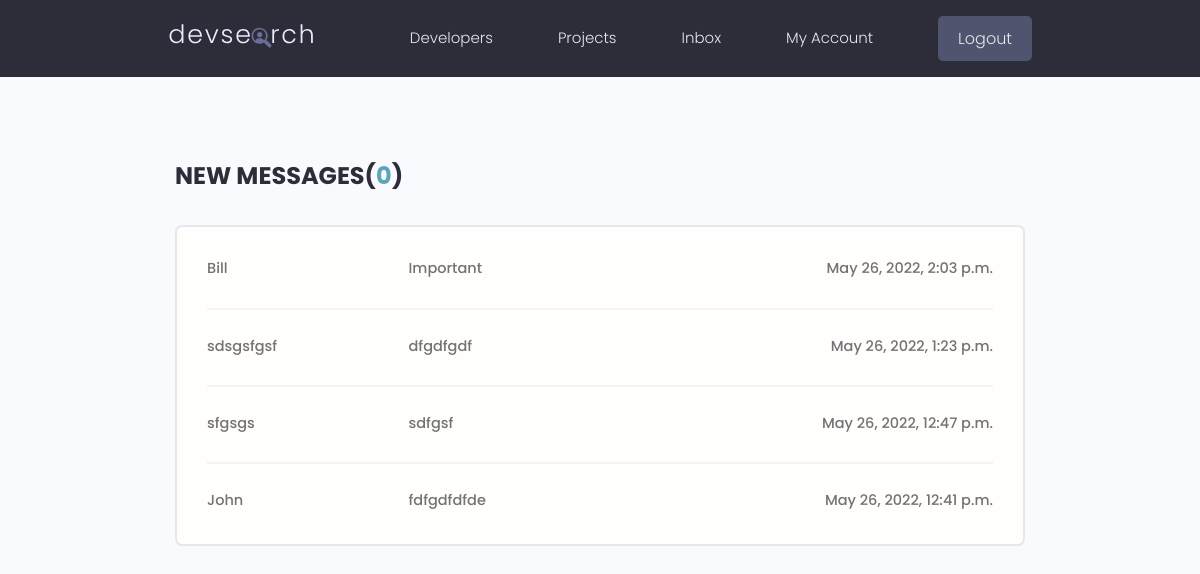
The page /inbox/ (signed in) on the database its author committed.
### users/models.py (models this page shows, shortened)
class Message(models.Model):
    sender = models.ForeignKey(
        Profile, on_delete=models.SET_NULL, null=True, blank=True)
    recipient = models.ForeignKey(
        Profile, on_delete=models.SET_NULL, null=True, blank=True, related_name='messages')
    name = models.CharField(max_length=200, null=True, blank=True)
    email = models.EmailField(max_length=500, null=True, blank=True)
    subject = models.CharField(max_length=500, null=True, blank=True)
    body = models.TextField()
    isRead = models.BooleanField(default=False, null=True)
    created = models.DateTimeField(auto_now_add=True)
    id = models.UUIDField(default=uuid.uuid4, unique=True,
                          editable=False, primary_key=True)
    class Meta:
        ordering = ['isRead', '-created']

### users/views.py (the view)
# urls.py: path('inbox/', inbox, name='inbox'),
@login_required(login_url='login')
def inbox(request):
    profile = request.user.profile
    messageRequests = profile.messages.all()
    unReadCount = messageRequests.filter(isRead=False).count()
    context = {'messageRequests': messageRequests, 'unReadCount': unReadCount}
    return render(request, 'users/inbox.html', context)

### users/templates/users/inbox.html
{% extends 'main.html' %}
{% block content %}
  <main class="inbox my-xl">
    <div class="content-box">
      <h3 class="inbox__title">New Messages(<span>{{unReadCount}}</span>)</h3>
      <ul class="messages">
        {% for message in messageRequests %}
          {% if message.isRead == False %}
            <li class="message message--unread">
          {% else %}
            <li class="message">
          {% endif %}
            <a href="{% url 'message' message.id %}">
              <span class="message__author">{{message.name}}</span>
              <span class="message__subject">{{message.subject}}</span>
              <span class="message__date">{{message.created}}</span>
            </a>
          </li>
        {% endfor %}
      </ul>
    </div>
  </main>
{% endblock %}

### static/styles/app.css (style rules this page uses)
:root { --color-sub: #2d2d39; }
.content-box { width: 95%; max-width: 85rem; margin: 0 auto; }
.inbox { height: 90vh; }
.inbox__title, .inbox__title span { font-size: 2.4rem; font-weight: 700; color: var(--color-sub); text-transform: uppercase; text-align: left; margin-bottom: 3rem; }
.inbox__title span { color: var(--color-main); }
.messages { list-style: none; background: var(--color-white); padding: 0.5rem 3rem; border: 2px solid var(--color-light); border-radius: 0.7rem; }
.message { padding: 2.5rem 0; }
.message > a span { font-size: 1.45rem; font-weight: 500; }
.message:not(:last-child) { border-bottom: 2px solid var(--color-white-light); }
.message > a { display: flex; gap: 1rem; }
.message__author, .message__date { flex-basis: 25%; }
.message__subject { flex-basis: 50%; }
.message__date { text-align: right; }

### static/uikit/styles/modules/_variables.css (style rules this page uses)
:root { --color-main: #5aa5b9; --color-main-light: #e6faff; --color-sub: #3f4156; --color-sub-light: #51546e; --color-sub-lighter: #ededfd; --color-text: #737373; --color-gray: #8b8b8b; --color-light: #e5e7eb; --color-light-gray: #767676; --color-bg: #f8fafd; --color-white: #fffefd; --color-white-light: #f3f3f3; --color-success: #359e64; --color-success-bg: #def8e8; --color-error: #fc4b0b; --color-error-bg: #fff2ee; --font-base: 'Poppins', arial, helvetica, 'Segoe UI', roboto, ubuntu, sans-serif; --font-monospace: 'Fira Code', 'Courier New', courier, monospace; --font-regular: 300; --font-medium: 500; --font-bold: 700; --generic-shadow: 1px 1px 5px #00000010; --generic-transition: all 0.3s ease-in-out; }

### static/uikit/styles/modules/_base.css (style rules this page uses)
* { margin: 0; padding: 0; box-sizing: border-box; text-rendering: optimizeLegibility; color: inherit; font-size: inherit; }
html { font-size: 50%; }
@media only screen and (min-width: 480px) { html { font-size: 56.25%; } }
@media only screen and (min-width: 1200px) { html { font-size: 62.5%; } }
body { line-height: 1.6; font-weight: 400; font-size: 1.5rem; color: var(--color-text); background-color: var(--color-bg); min-height: 100vh; }

### static/uikit/styles/modules/_typography.css (style rules this page uses)
* { font-family: var(--font-base); }
h3 { font-size: 3.2rem; font-weight: var(--font-medium); }
p, span, strong { font-size: 1.6rem; color: var(--color-text); font-weight: var(--font-regular); }
a { padding-bottom: 2px; text-decoration: none; display: inline-block; color: var(--color-main); font-weight: var(--font-medium); }

### static/uikit/styles/modules/_utilities.css (style rules this page uses)
.my-xl { margin: 8rem auto; }

### rows shown on the page
Message: name "Bill", subject "Important", created "May 26, 2022, 2:03 p.m."
Message: name "sdsgsfgsf", subject "dfgdfgdf", created "May 26, 2022, 1:23 p.m."
Message: name "sfgsgs", subject "sdfgsf", created "May 26, 2022, 12:47 p.m."
Message: name "John", subject "fdfgdfdfde", created "May 26, 2022, 12:41 p.m."

### other values the page prints
{{ unReadCount }} "0"
